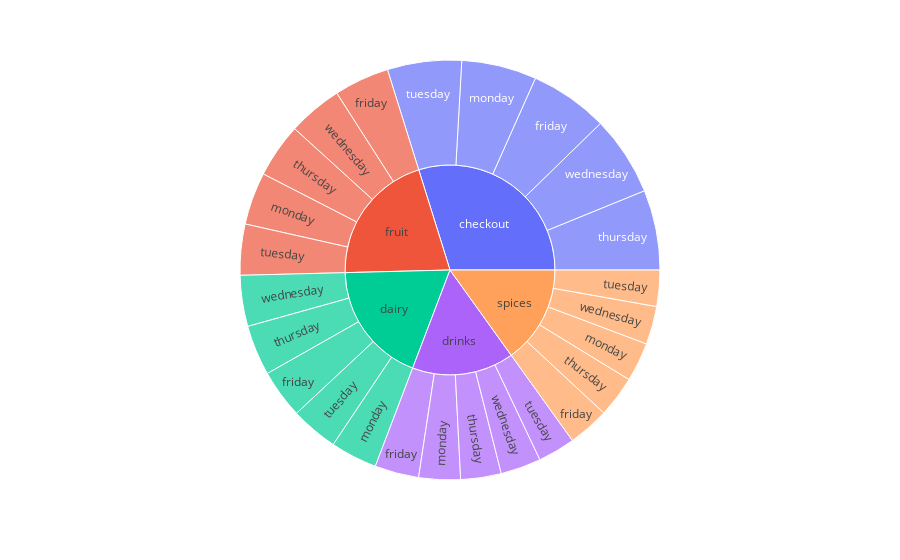

Notebook cell for this chart:
### Code cell
import plotly.express as px
fig = px.sunburst(total_customers, path=['location','weekday'], values='customer_no', height=800)
fig.show()

### Figure 1 — Plotly figure (JSON) as saved in the notebook; plotly's stock layout.template omitted (floating-point values rounded to 4 significant figures)
{"data": [{"branchvalues": "total", "domain": {"x": [0, 1], "y": [0, 1]}, "hovertemplate": "labels=%{label}<br>customer_no=%{value}<br>parent=%{parent}<br>id=%{id}<extra></extra>", "ids": ["checkout/friday", "dairy/friday", "drinks/friday", "fruit/friday", "spices/friday", "checkout/monday", "dairy/monday", "drinks/monday", "fruit/monday", "spices/monday", "checkout/thursday", "dairy/thursday", "drinks/thursday", "fruit/thursday", "spices/thursday", "checkout/tuesday", "dairy/tuesday", "drinks/tuesday", "fruit/tuesday", "spices/tuesday", "checkout/wednesday", "dairy/wednesday", "drinks/wednesday", "fruit/wednesday", "spices/wednesday", "checkout", "dairy", "drinks", "fruit", "spices"], "labels": ["friday", "friday", "friday", "friday", "friday", "monday", "monday", "monday", "monday", "monday", "thursday", "thursday", "thursday", "thursday", "thursday", "tuesday", "tuesday", "tuesday", "tuesday", "tuesday", "wednesday", "wednesday", "wednesday", "wednesday", "wednesday", "checkout", "dairy", "drinks", "fruit", "spices"], "name": "", "parents": ["checkout", "dairy", "drinks", "fruit", "spices", "checkout", "dairy", "drinks", "fruit", "spices", "checkout", "dairy", "drinks", "fruit", "spices", "checkout", "dairy", "drinks", "fruit", "spices", "checkout", "dairy", "drinks", "fruit", "spices", "", "", "", "", ""], "type": "sunburst", "values": [1502, 932, 844, 1057, 790, 1437, 895, 797, 1005, 750, 1532, 965, 776, 1041, 790, 1420, 911, 713, 976, 694, 1526, 976, 775, 1043, 730, 7417, 4679, 3905, 5122, 3754]}], "layout": {"autosize": true, "legend": {"tracegroupgap": 0}, "margin": {"t": 60}}}
